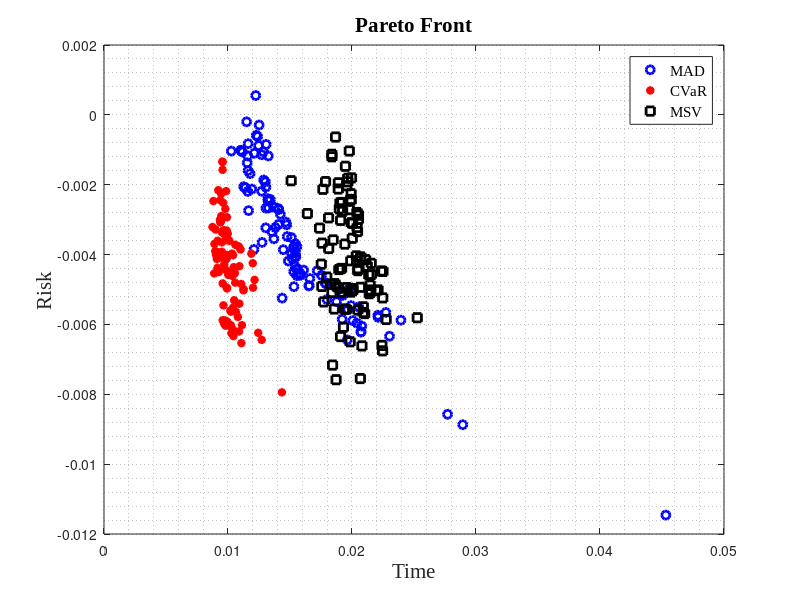
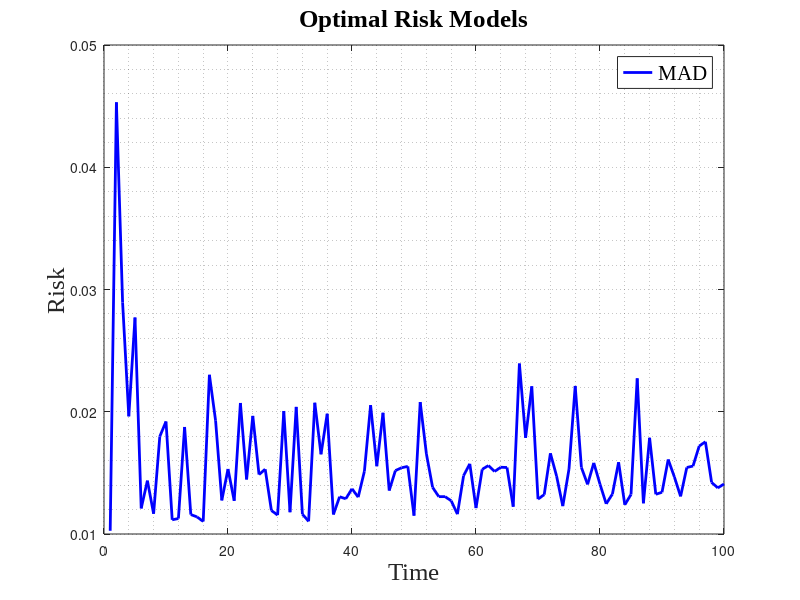
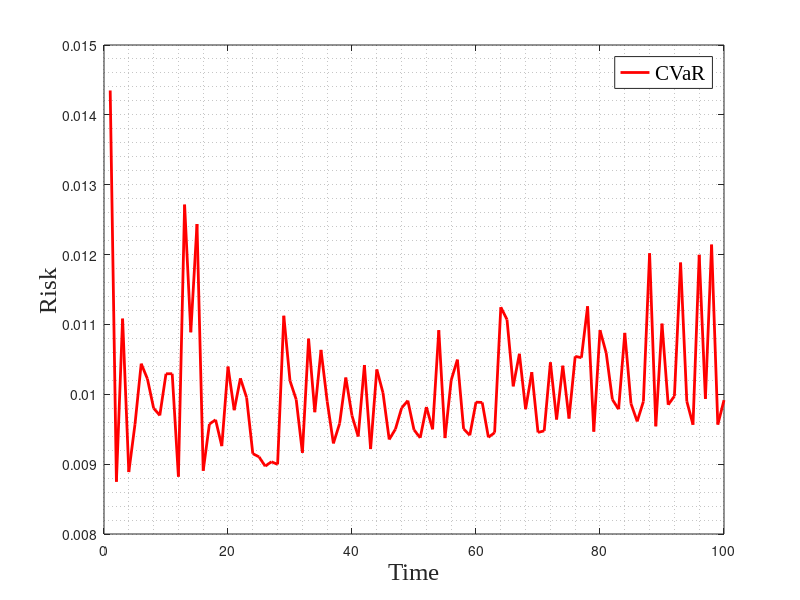
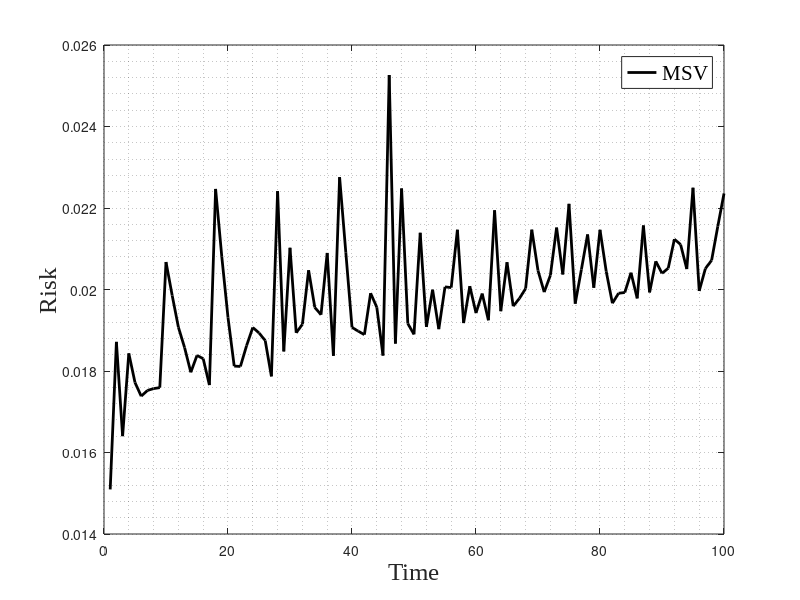

Write the MATLAB code that produced these figures, in order.
clc
clear
close all
%% Plot Parameters
width = 8;     % Width in inches
height = 4;    % Height in inches
alw = 0.75;    % AxesLineWidth
fsz =20 ;      % Fontsize
lw = 1;      % LineWidth
msz = 8;       % MarkerSize
%% Load from Workspace  Structure  
MAD=load('MAD_NSGAII.mat');
CVaR=load('CVaR_NSGAII.mat');
MSV=load('MSV_NSGAII.mat');
for i=1:100
wMAD(i,1:6)=MAD.Rep(1).pop(i).Out.w;
Cost1MAD(i)=MAD.Rep(1).pop(i).Cost(1);
Cost2MAD(i)=MAD.Rep(1).pop(i).Cost(2);
%
wCVaR(i,1:6)=CVaR.Rep(1).pop(i).Out.w;
Cost1CVaR(i)=CVaR.Rep(1).pop(i).Cost(1);
Cost2CVaR(i)=CVaR.Rep(1).pop(i).Cost(2);
%
wMSV(i,1:6)=MSV.Rep(1).pop(i).Out.w;
Cost1MSV(i)=MSV.Rep(1).pop(i).Cost(1);
Cost2MSV(i)=MSV.Rep(1).pop(i).Cost(2);
end;
time=1:100;
%% Figure 1
figure
plot(Cost1MAD,Cost2MAD,'ob','linewidth',2)
hold on
plot(Cost1MSV,Cost2MSV,'*r','linewidth',2)
hold on
plot(Cost1CVaR,Cost2CVaR,'sk','linewidth',2)
grid minor
xlabel('Time','fontsize',fsz-5,'FontName','Times New Roman') ;% 96*15=24*60 min
ylabel('Risk','fontsize',fsz-5,'FontName','Times New Roman')
title('Pareto Front','fontsize',fsz-5,'FontName','Times New Roman')
h=legend('MAD','CVaR','MSV');
set(h,'fontsize',fsz-9,'FontName','Times New Roman')
%% Figure 2
figure
pos = get(gcf, 'Position');
set(gcf, 'Position', [pos(1) pos(2) width*100, height*70]); %<- Set size
set(gca, 'FontSize', fsz, 'LineWidth', alw); %<- Set properties
plot(time,Cost1MAD,'b','linewidth',2)
grid minor
xlabel('Time','fontsize',fsz-2,'FontName','Times New Roman') ;% 96*15=24*60 min
ylabel('Risk','fontsize',fsz-2,'FontName','Times New Roman')
title('Optimal Risk Models','fontsize',fsz-2,'FontName','Times New Roman')
h=legend('MAD');
set(h,'fontsize',fsz-5,'FontName','Times New Roman')
%% Figure 3
figure
pos = get(gcf, 'Position');
set(gcf, 'Position', [pos(1) pos(2) width*100, height*70]); %<- Set size
set(gca, 'FontSize', fsz, 'LineWidth', alw); %<- Set properties
plot(time,Cost1MSV,'r','linewidth',2)
grid minor
xlabel('Time','fontsize',fsz-2,'FontName','Times New Roman') ;% 96*15=24*60 min
ylabel('Risk','fontsize',fsz-2,'FontName','Times New Roman')
h=legend('CVaR');
set(h,'fontsize',fsz-5,'FontName','Times New Roman')
%% Figure 4
figure
pos = get(gcf, 'Position');
set(gcf, 'Position', [pos(1) pos(2) width*100, height*70]); %<- Set size
set(gca, 'FontSize', fsz, 'LineWidth', alw); %<- Set properties
plot(time,Cost1CVaR,'k','linewidth',2)
grid minor
xlabel('Time','fontsize',fsz-2,'FontName','Times New Roman') ;% 96*15=24*60 min
ylabel('Risk','fontsize',fsz-2,'FontName','Times New Roman')
h=legend('MSV');
set(h,'fontsize',fsz-5,'FontName','Times New Roman')
%% Figure 5
figure
pos = get(gcf, 'Position');
set(gcf, 'Position', [pos(1) pos(2) width*100, height*70]); %<- Set size
set(gca, 'FontSize', fsz, 'LineWidth', alw); %<- Set properties
plot(time,Cost2MAD,'b','linewidth',2)
grid minor
xlabel('Time','fontsize',fsz-2,'FontName','Times New Roman') ;% 96*15=24*60 min
ylabel('Return','fontsize',fsz-2,'FontName','Times New Roman')
title('Optimal Return Models','fontsize',fsz-2,'FontName','Times New Roman')
h=legend('MAD');
set(h,'fontsize',fsz-5,'FontName','Times New Roman')
%% Figure 6
figure
pos = get(gcf, 'Position');
set(gcf, 'Position', [pos(1) pos(2) width*100, height*70]); %<- Set size
set(gca, 'FontSize', fsz, 'LineWidth', alw); %<- Set properties
plot(time,Cost2MSV,'r','linewidth',2)
grid minor
xlabel('Time','fontsize',fsz-2,'FontName','Times New Roman') ;% 96*15=24*60 min
ylabel('Return','fontsize',fsz-2,'FontName','Times New Roman')
h=legend('CVaR');
set(h,'fontsize',fsz-5,'FontName','Times New Roman')
%% Figure 7
figure
pos = get(gcf, 'Position');
set(gcf, 'Position', [pos(1) pos(2) width*100, height*80]); %<- Set size
set(gca, 'FontSize', fsz, 'LineWidth', alw); %<- Set properties
plot(time,Cost2CVaR,'k','linewidth',2)
grid minor
xlabel('Time','fontsize',fsz-2,'FontName','Times New Roman') ;% 96*15=24*60 min
ylabel('Return','fontsize',fsz-2,'FontName','Times New Roman')
h=legend('MSV');
set(h,'fontsize',fsz-5,'FontName','Times New Roman')
%% Figure 8
figure
pos = get(gcf, 'Position');
set(gcf, 'Position', [pos(1) pos(2) width*100, height*80]); %<- Set size
set(gca, 'FontSize', fsz, 'LineWidth', alw); %<- Set properties

plot(time,wMAD(:,1),'-ob','linewidth',2.5)
grid minor
xlabel('Time','fontsize',fsz-5,'FontName','Times New Roman') ;% 96*15=24*60 min
ylabel('w_1','fontsize',fsz-5,'FontName','Times New Roman')
title('Weighted Coeffiecent','fontsize',fsz-5,'FontName','Times New Roman')
h=legend('MAD');
set(h,'fontsize',fsz-9,'FontName','Times New Roman')
%% Figure 9
figure
pos = get(gcf, 'Position');
set(gcf, 'Position', [pos(1) pos(2) width*100, height*80]); %<- Set size
set(gca, 'FontSize', fsz, 'LineWidth', alw); %<- Set properties

plot(time,wMSV(:,1),'-vr','linewidth',2.5)
grid minor
xlabel('Time','fontsize',fsz-5,'FontName','Times New Roman') ;% 96*15=24*60 min
ylabel('w_1','fontsize',fsz-5,'FontName','Times New Roman')
title('Weighted Coeffiecent','fontsize',fsz-5,'FontName','Times New Roman')
h=legend('CVaR');
set(h,'fontsize',fsz-9,'FontName','Times New Roman')
%% Figure 10
figure
pos = get(gcf, 'Position');
set(gcf, 'Position', [pos(1) pos(2) width*100, height*80]); %<- Set size
set(gca, 'FontSize', fsz, 'LineWidth', alw); %<- Set properties

plot(time,wCVaR(:,1),'-sk','linewidth',2.5)
grid minor
xlabel('Time','fontsize',fsz-5,'FontName','Times New Roman') ;% 96*15=24*60 min
ylabel('w_1','fontsize',fsz-5,'FontName','Times New Roman')
title('Weighted Coeffiecent','fontsize',fsz-5,'FontName','Times New Roman')
h=legend('MSV');
set(h,'fontsize',fsz-9,'FontName','Times New Roman')
%% Figure 11
figure
pos = get(gcf, 'Position');
set(gcf, 'Position', [pos(1) pos(2) width*100, height*80]); %<- Set size
set(gca, 'FontSize', fsz, 'LineWidth', alw); %<- Set properties

plot(time,wMAD(:,2),'-ob','linewidth',2.5)
grid minor
xlabel('Time','fontsize',fsz-5,'FontName','Times New Roman') ;% 96*15=24*60 min
ylabel('w_2','fontsize',fsz-5,'FontName','Times New Roman')
title('Weighted Coeffiecent','fontsize',fsz-5,'FontName','Times New Roman')
h=legend('MAD');
set(h,'fontsize',fsz-9,'FontName','Times New Roman')
%% Figure 12
figure
pos = get(gcf, 'Position');
set(gcf, 'Position', [pos(1) pos(2) width*100, height*80]); %<- Set size
set(gca, 'FontSize', fsz, 'LineWidth', alw); %<- Set properties

plot(time,wMSV(:,2),'-vr','linewidth',2.5)
grid minor
xlabel('Time','fontsize',fsz-5,'FontName','Times New Roman') ;% 96*15=24*60 min
ylabel('w_2','fontsize',fsz-5,'FontName','Times New Roman')
title('Weighted Coeffiecent','fontsize',fsz-5,'FontName','Times New Roman')
h=legend('CVaR');
set(h,'fontsize',fsz-9,'FontName','Times New Roman')
%% Figure 13
figure
pos = get(gcf, 'Position');
set(gcf, 'Position', [pos(1) pos(2) width*100, height*80]); %<- Set size
set(gca, 'FontSize', fsz, 'LineWidth', alw); %<- Set properties

plot(time,wCVaR(:,2),'-sk','linewidth',2.5)
grid minor
xlabel('Time','fontsize',fsz-5,'FontName','Times New Roman') ;% 96*15=24*60 min
ylabel('w_2','fontsize',fsz-5,'FontName','Times New Roman')
title('Weighted Coeffiecent','fontsize',fsz-5,'FontName','Times New Roman')
h=legend('MSV');
set(h,'fontsize',fsz-9,'FontName','Times New Roman')
%% Figure 14
figure
pos = get(gcf, 'Position');
set(gcf, 'Position', [pos(1) pos(2) width*100, height*80]); %<- Set size
set(gca, 'FontSize', fsz, 'LineWidth', alw); %<- Set properties

plot(time,wMAD(:,3),'-ob','linewidth',2.5)
grid minor
xlabel('Time','fontsize',fsz-5,'FontName','Times New Roman') ;% 96*15=24*60 min
ylabel('w_3','fontsize',fsz-5,'FontName','Times New Roman')
title('Weighted Coeffiecent','fontsize',fsz-5,'FontName','Times New Roman')
h=legend('MAD');
set(h,'fontsize',fsz-9,'FontName','Times New Roman')
%% Figure 15
figure
pos = get(gcf, 'Position');
set(gcf, 'Position', [pos(1) pos(2) width*100, height*80]); %<- Set size
set(gca, 'FontSize', fsz, 'LineWidth', alw); %<- Set properties

plot(time,wMSV(:,3),'-vr','linewidth',2.5)
grid minor
xlabel('Time','fontsize',fsz-5,'FontName','Times New Roman') ;% 96*15=24*60 min
ylabel('w_3','fontsize',fsz-5,'FontName','Times New Roman')
title('Weighted Coeffiecent','fontsize',fsz-5,'FontName','Times New Roman')
h=legend('CVaR');
set(h,'fontsize',fsz-9,'FontName','Times New Roman')
%% Figure 16
figure
pos = get(gcf, 'Position');
set(gcf, 'Position', [pos(1) pos(2) width*100, height*80]); %<- Set size
set(gca, 'FontSize', fsz, 'LineWidth', alw); %<- Set properties

plot(time,wCVaR(:,3),'-sk','linewidth',2.5)
grid minor
xlabel('Time','fontsize',fsz-5,'FontName','Times New Roman') ;% 96*15=24*60 min
ylabel('w_3','fontsize',fsz-5,'FontName','Times New Roman')
title('Weighted Coeffiecent','fontsize',fsz-5,'FontName','Times New Roman')
h=legend('MSV');
set(h,'fontsize',fsz-9,'FontName','Times New Roman')
%% Figure 17
figure
pos = get(gcf, 'Position');
set(gcf, 'Position', [pos(1) pos(2) width*100, height*80]); %<- Set size
set(gca, 'FontSize', fsz, 'LineWidth', alw); %<- Set properties

plot(time,wMAD(:,4),'-ob','linewidth',2.5)
grid minor
xlabel('Time','fontsize',fsz-5,'FontName','Times New Roman') ;% 96*15=24*60 min
ylabel('w_4','fontsize',fsz-5,'FontName','Times New Roman')
title('Weighted Coeffiecent','fontsize',fsz-5,'FontName','Times New Roman')
h=legend('MAD');
set(h,'fontsize',fsz-9,'FontName','Times New Roman')
%% Figure 18
figure
pos = get(gcf, 'Position');
set(gcf, 'Position', [pos(1) pos(2) width*100, height*80]); %<- Set size
set(gca, 'FontSize', fsz, 'LineWidth', alw); %<- Set properties

plot(time,wMSV(:,4),'-vr','linewidth',2.5)
grid minor
xlabel('Time','fontsize',fsz-5,'FontName','Times New Roman') ;% 96*15=24*60 min
ylabel('w_4','fontsize',fsz-5,'FontName','Times New Roman')
title('Weighted Coeffiecent','fontsize',fsz-5,'FontName','Times New Roman')
h=legend('CVaR');
set(h,'fontsize',fsz-9,'FontName','Times New Roman')
%% Figure 19
figure
pos = get(gcf, 'Position');
set(gcf, 'Position', [pos(1) pos(2) width*100, height*80]); %<- Set size
set(gca, 'FontSize', fsz, 'LineWidth', alw); %<- Set properties

plot(time,wCVaR(:,4),'-sk','linewidth',2.5)
grid minor
xlabel('Time','fontsize',fsz-5,'FontName','Times New Roman') ;% 96*15=24*60 min
ylabel('w_4','fontsize',fsz-5,'FontName','Times New Roman')
title('Weighted Coeffiecent','fontsize',fsz-5,'FontName','Times New Roman')
h=legend('MSV');
set(h,'fontsize',fsz-9,'FontName','Times New Roman')
%% Figure 20
figure
pos = get(gcf, 'Position');
set(gcf, 'Position', [pos(1) pos(2) width*100, height*80]); %<- Set size
set(gca, 'FontSize', fsz, 'LineWidth', alw); %<- Set properties

plot(time,wMAD(:,5),'-ob','linewidth',2.5)
grid minor
xlabel('Time','fontsize',fsz-5,'FontName','Times New Roman') ;% 96*15=24*60 min
ylabel('w_5','fontsize',fsz-5,'FontName','Times New Roman')
title('Weighted Coeffiecent','fontsize',fsz-5,'FontName','Times New Roman')
h=legend('MAD');
set(h,'fontsize',fsz-9,'FontName','Times New Roman')
%% Figure 21
figure
pos = get(gcf, 'Position');
set(gcf, 'Position', [pos(1) pos(2) width*100, height*80]); %<- Set size
set(gca, 'FontSize', fsz, 'LineWidth', alw); %<- Set properties

plot(time,wMSV(:,5),'-vr','linewidth',2.5)
grid minor
xlabel('Time','fontsize',fsz-5,'FontName','Times New Roman') ;% 96*15=24*60 min
ylabel('w_5','fontsize',fsz-5,'FontName','Times New Roman')
title('Weighted Coeffiecent','fontsize',fsz-5,'FontName','Times New Roman')
h=legend('CVaR');
set(h,'fontsize',fsz-9,'FontName','Times New Roman')
%% Figure 22
figure
pos = get(gcf, 'Position');
set(gcf, 'Position', [pos(1) pos(2) width*100, height*80]); %<- Set size
set(gca, 'FontSize', fsz, 'LineWidth', alw); %<- Set properties

plot(time,wCVaR(:,5),'-sk','linewidth',2.5)
grid minor
xlabel('Time','fontsize',fsz-5,'FontName','Times New Roman') ;% 96*15=24*60 min
ylabel('w_5','fontsize',fsz-5,'FontName','Times New Roman')
title('Weighted Coeffiecent','fontsize',fsz-5,'FontName','Times New Roman')
h=legend('MSV');
set(h,'fontsize',fsz-9,'FontName','Times New Roman')
%% Figure 23
figure
pos = get(gcf, 'Position');
set(gcf, 'Position', [pos(1) pos(2) width*100, height*80]); %<- Set size
set(gca, 'FontSize', fsz, 'LineWidth', alw); %<- Set properties

plot(time,wMAD(:,6),'-ob','linewidth',2.5)
grid minor
xlabel('Time','fontsize',fsz-5,'FontName','Times New Roman') ;% 96*15=24*60 min
ylabel('w_6','fontsize',fsz-5,'FontName','Times New Roman')
title('Weighted Coeffiecent','fontsize',fsz-5,'FontName','Times New Roman')
h=legend('MAD');
set(h,'fontsize',fsz-9,'FontName','Times New Roman')
%% Figure 24
figure
pos = get(gcf, 'Position');
set(gcf, 'Position', [pos(1) pos(2) width*100, height*80]); %<- Set size
set(gca, 'FontSize', fsz, 'LineWidth', alw); %<- Set properties

plot(time,wMSV(:,6),'-vr','linewidth',2.5)
grid minor
xlabel('Time','fontsize',fsz-5,'FontName','Times New Roman') ;% 96*15=24*60 min
ylabel('w_6','fontsize',fsz-5,'FontName','Times New Roman')
title('Weighted Coeffiecent','fontsize',fsz-5,'FontName','Times New Roman')
h=legend('CVaR');
set(h,'fontsize',fsz-9,'FontName','Times New Roman')
%% Figure 25
figure
pos = get(gcf, 'Position');
set(gcf, 'Position', [pos(1) pos(2) width*100, height*80]); %<- Set size
set(gca, 'FontSize', fsz, 'LineWidth', alw); %<- Set properties
plot(time,wCVaR(:,6),'-sk','linewidth',2.5)
grid minor
xlabel('Time','fontsize',fsz-5,'FontName','Times New Roman') ;% 96*15=24*60 min
ylabel('w_6','fontsize',fsz-5,'FontName','Times New Roman')
title('Weighted Coeffiecent','fontsize',fsz-5,'FontName','Times New Roman')
h=legend('MSV');
set(h,'fontsize',fsz-9,'FontName','Times New Roman')
